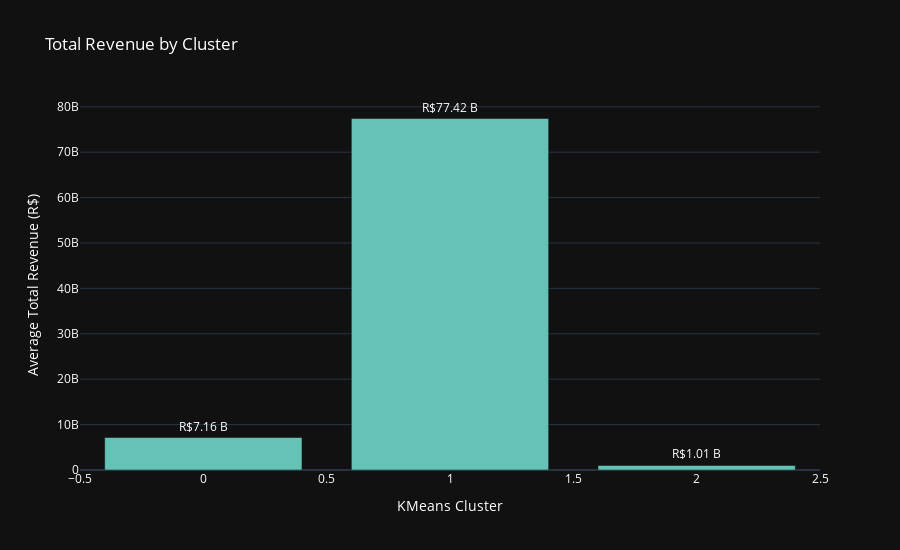

The notebook cell saved with this chart:
### Code cell
formatted_revenue_profit = format_values(revenue_profit['total_revenue'])

fig = go.Figure()
fig.add_trace(go.Bar(x=revenue_profit['kmeans_cluster'], y=revenue_profit['total_revenue'], hovertext=formatted_revenue_profit, name='Total Revenue', marker=dict(color='rgb(100, 195, 181)'), text=formatted_revenue_profit))
fig.update_traces(textposition='outside')
fig.update_layout(title='Average Total Revenue by Cluster', xaxis_title='KMeans Cluster', yaxis_title='Average Total Revenue (R$)', template='plotly_dark', font=dict(color='white'), height=550)
fig.show()

### Figure 1 — Plotly figure (JSON) as saved in the notebook; plotly's stock layout.template omitted (floating-point values rounded to 4 significant figures)
{"data": [{"hovertext": ["R$7.16 B", "R$77.42 B", "R$1.01 B"], "marker": {"color": "rgb(100, 195, 181)"}, "name": "Total Revenue", "text": ["R$7.16 B", "R$77.42 B", "R$1.01 B"], "textposition": "outside", "type": "bar", "x": [0, 1, 2], "y": [7158000000.0, 77420000000.0, 1006000000.0]}], "layout": {"font": {"color": "white"}, "height": 550, "title": {"text": "Total Revenue by Cluster"}, "xaxis": {"title": {"text": "KMeans Cluster"}}, "yaxis": {"title": {"text": "Average Total Revenue (R$)"}}}}
